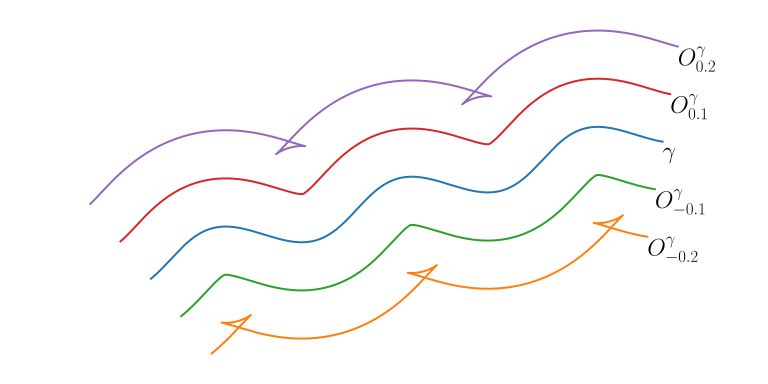

Here is the Python script that generated this plot:
import matplotlib.pyplot as plt
import numpy as np
from matplotlib import rc
rc('text', usetex=True)

def gamma(t):
	base_freq = 2*np.pi*t
	osci_freq = 16*base_freq
	osci_ampl = 0.02

	circle 		= np.array([1.2*np.cos(base_freq), np.sin(base_freq)])
	oscillation = np.array([np.cos(osci_freq), np.sin(osci_freq)])
	oscillation *= osci_ampl

	return circle+oscillation

def rotate_point(point, phi, origin = np.array([0,0])):
	shifted = point - origin
	rotated = np.array([[np.cos(phi),-np.sin(phi)],[np.sin(phi),np.cos(phi)]]) @ shifted

	return rotated + origin
	
def gamma2(t):
	freq = 5*np.pi
	amp = 0.04
	point = np.array([t, amp*np.sin(freq*t)])
	
	phi = np.pi/12
	rotated = rotate_point(point, phi)

	return rotated

def grad(gamma, t):
	eps = 0.001
	if t+eps > 1:
		eps = -eps

	return (gamma(t+eps)-gamma(t))/eps

def normal(point):
	return np.array([-point[1], point[0]])

def norm(point):
	return np.sqrt(point[0]**2 + point[1]**2)

def offset(gamma, distance, t):
	p = gamma(t)
	n = normal(grad(gamma, t))
	n = n/norm(n)

	return p+distance*n

def plot_points(points):
	xs = [p[0] for p in points]
	ys = [p[1] for p in points]

	plt.plot(xs, ys, '-')

ts = np.linspace(-0.05, 1.05, 1000)
ps = [gamma2(t) for t in ts]
ds = [-0.2, -0.1, 0.1, 0.2]
os = [[offset(gamma2, d, t) for t in ts] for d in ds]

fig, ax = plt.subplots(figsize=(8,4))
ax.set_aspect("equal", "box")

plot_points(ps)
for i in range(len(ds)):
	plot_points(os[i])

fontsize = 18
plt.text(*ps[-1], r"$\gamma$", va="top", ha="left", fontsize=fontsize)
for i in range(len(ds)):
	plt.text(*(os[i])[-1], r"$O^\gamma_{{{d}}}$".format(d=ds[i]), va="top", ha="left", fontsize=fontsize)

plt.axis("off")
plt.tight_layout()
plt.savefig("offsetCurveExample.svg")
plt.show()
